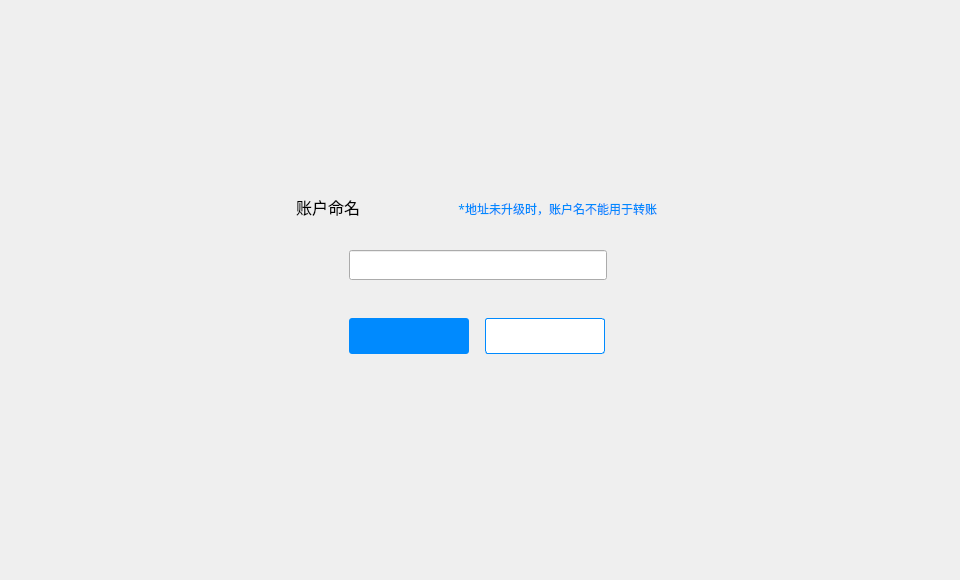
<?xml version="1.0" encoding="UTF-8"?>
<ui version="4.0">
 <class>NameDialog</class>
 <widget class="QDialog" name="NameDialog">
  <property name="geometry">
   <rect>
    <x>0</x>
    <y>0</y>
    <width>960</width>
    <height>580</height>
   </rect>
  </property>
  <property name="font">
   <font>
    <family>微软雅黑</family>
    <pointsize>9</pointsize>
   </font>
  </property>
  <property name="windowTitle">
   <string>Dialog</string>
  </property>
  <property name="styleSheet">
   <string notr="true"/>
  </property>
  <widget class="QWidget" name="widget" native="true">
   <property name="geometry">
    <rect>
     <x>0</x>
     <y>0</y>
     <width>960</width>
     <height>580</height>
    </rect>
   </property>
   <widget class="QWidget" name="containerWidget" native="true">
    <property name="geometry">
     <rect>
      <x>276</x>
      <y>178</y>
      <width>408</width>
      <height>223</height>
     </rect>
    </property>
    <widget class="QToolButton" name="cancelBtn">
     <property name="geometry">
      <rect>
       <x>209</x>
       <y>140</y>
       <width>120</width>
       <height>36</height>
      </rect>
     </property>
     <property name="cursor">
      <cursorShape>PointingHandCursor</cursorShape>
     </property>
     <property name="styleSheet">
      <string notr="true">QToolButton{background-color:#ffffff;color:#484848;border:1px solid rgb(0,138,254);border-radius:3px;}
QToolButton:hover{color:rgb(0,138,254);}</string>
     </property>
     <property name="text">
      <string/>
     </property>
    </widget>
    <widget class="QLabel" name="label">
     <property name="geometry">
      <rect>
       <x>20</x>
       <y>18</y>
       <width>81</width>
       <height>21</height>
      </rect>
     </property>
     <property name="font">
      <font>
       <family>微软雅黑</family>
       <pointsize>12</pointsize>
      </font>
     </property>
     <property name="text">
      <string>账户命名</string>
     </property>
    </widget>
    <widget class="QToolButton" name="okBtn">
     <property name="geometry">
      <rect>
       <x>73</x>
       <y>140</y>
       <width>120</width>
       <height>36</height>
      </rect>
     </property>
     <property name="cursor">
      <cursorShape>PointingHandCursor</cursorShape>
     </property>
     <property name="styleSheet">
      <string notr="true">QToolButton{background-color:rgb(0,138,254);color:#ffffff;border:none;border-radius:3px;}
QToolButton:hover{background-color:rgb(0,148,254);}
QToolButton:disabled{background-color:#cecece;}</string>
     </property>
     <property name="text">
      <string/>
     </property>
    </widget>
    <widget class="QLabel" name="label_2">
     <property name="geometry">
      <rect>
       <x>100</x>
       <y>23</y>
       <width>281</width>
       <height>16</height>
      </rect>
     </property>
     <property name="font">
      <font>
       <family>微软雅黑</family>
      </font>
     </property>
     <property name="styleSheet">
      <string notr="true">color: rgb(0,138,254);</string>
     </property>
     <property name="text">
      <string>*地址未升级时，账户名不能用于转账</string>
     </property>
     <property name="alignment">
      <set>Qt::AlignRight|Qt::AlignTrailing|Qt::AlignVCenter</set>
     </property>
    </widget>
    <widget class="QLabel" name="addressNameTipLabel2">
     <property name="geometry">
      <rect>
       <x>100</x>
       <y>110</y>
       <width>200</width>
       <height>16</height>
      </rect>
     </property>
     <property name="text">
      <string/>
     </property>
    </widget>
    <widget class="QLabel" name="addressNameTipLabel1">
     <property name="geometry">
      <rect>
       <x>76</x>
       <y>110</y>
       <width>16</width>
       <height>16</height>
      </rect>
     </property>
     <property name="text">
      <string/>
     </property>
    </widget>
    <widget class="QLineEdit" name="nameLineEdit">
     <property name="geometry">
      <rect>
       <x>73</x>
       <y>72</y>
       <width>258</width>
       <height>30</height>
      </rect>
     </property>
     <property name="font">
      <font>
       <family>微软雅黑</family>
      </font>
     </property>
     <property name="styleSheet">
      <string notr="true"/>
     </property>
     <property name="cursorPosition">
      <number>0</number>
     </property>
    </widget>
    <widget class="QLabel" name="gifLabel">
     <property name="geometry">
      <rect>
       <x>348</x>
       <y>78</y>
       <width>18</width>
       <height>18</height>
      </rect>
     </property>
     <property name="text">
      <string/>
     </property>
    </widget>
   </widget>
  </widget>
 </widget>
 <resources/>
 <connections/>
</ui>
